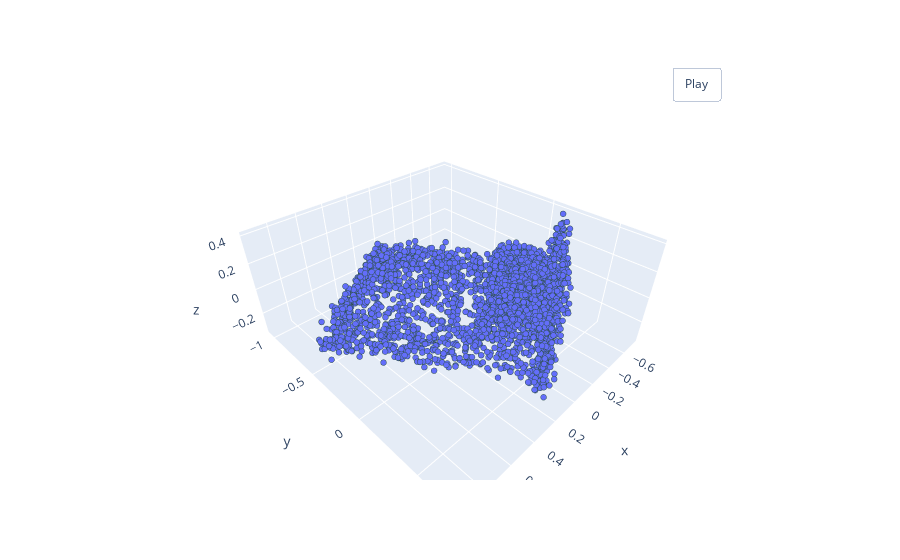

This figure's notebook cell:
### Code cell
pcshow(*noisy_rot_pointcloud.T)

### Figure 1 — Plotly figure (JSON) as saved in the notebook; plotly's stock layout.template omitted (floating-point values rounded to 4 significant figures; data arrays with more than 128 entries replaced by an {"elided": "..."} marker saying what was removed)
{"data": [{"marker": {"line": {"color": "DarkSlateGrey", "width": 2}, "size": 2}, "mode": "markers", "type": "scatter3d", "x": {"elided": "3000 float values"}, "y": {"elided": "3000 float values"}, "z": {"elided": "3000 float values"}}], "layout": {"updatemenus": [{"buttons": [{"args": [null, {"frame": {"duration": 50, "redraw": true}, "fromcurrent": true, "mode": "immediate", "transition": {"duration": 0}}], "label": "Play", "method": "animate"}], "pad": {"r": 10, "t": 45}, "showactive": false, "type": "buttons", "x": 0.8, "xanchor": "left", "y": 1, "yanchor": "bottom"}]}}
